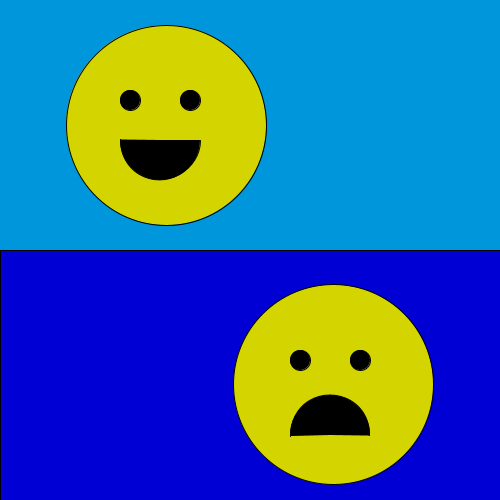
Frame 1 (no input)
Frame 60 (the mouse pressed at the canvas centre just before this capture): identical to frame 1, image omitted
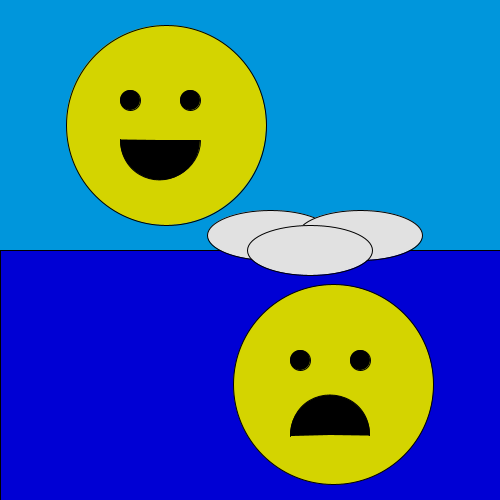
Frame 120 (the mouse held since frame 60 and released just before this capture)

The Processing sketch that drew these frames (run headless with seeded random() and noise(); from frame 60 on, the mouse is pressed at the canvas centre):

// Processing sketch: processing_76678
// ── processing_76678.pde

/*****************************************
 * Assignment 04
 * Name:         Angela Mastrianni  
 * E-mail:       amastriann@brynmawr.edu
 * Course:       CS 110 - Section 01
 * Submitted:    10/23
 * 
 * This file contains a sketch of a sky. The top half of the sky has a smiling sun,
 with clouds passing over it. The bottom half is stormy with storm clouds 
 passing over the frowning sun. There is an array of cloud objects. The maximum 
 number of clouds that can be on the sky is 10.
 ***********************************************/
//global variables
int i;
int NUM_Clouds= 0;
int d= 20;
//maximum number of objects that can be displayed
int MAX_NUM= 10;
//array of clouds
Cloud[] myCloud= new Cloud[MAX_NUM];

void setup() {
  size(500, 500);
}

void draw() {
  background(0, 150, 220);
  fill(0, 0, 212);
  rect(0, height/2, width, height);
  //smiling sun
  fill(212, 212, 0);
  ellipse(width/3, height/4, 200, 200);
  fill(0);
  ellipse(130, 100, d, d);
  ellipse(190, 100, d, d);
  arc(160, 140, 80, 80, 0.000, 3.155);
  //frowning sun
  fill(212, 212, 0);
  ellipse(width/1.5, height/1.3, 200, 200);
  fill(0);
  ellipse(360, 360, d, d);
  ellipse(300, 360, d, d);
  arc(330, 435, 80, 80, 3.115, 6.298);
  //loop through array displaying and animating clouds
  for (int i = 0; i < MAX_NUM; i++) {
    if (myCloud[i] != null) {
      myCloud[i].step();
      myCloud[i].display();
    }
  }
}  

void mousePressed() {
  myCloud[NUM_Clouds]= new Cloud(mouseX, mouseY);
  NUM_Clouds= (NUM_Clouds + 1) % MAX_NUM;
}

class Cloud {
  //variables
  int x;
  int y;
  int w;
  int h;
  // constructor
  Cloud (int xCoordinate, int yCoordinate) {
    x= xCoordinate;
    y= yCoordinate;
    w= 125;
    h=50;
  }
  //fucntion to display cloud
  void display() {
    if (y>250) {
      fill(100);
    }
    else {
      fill(225);
    }
    ellipse(x-40, y-15, w, h);
    ellipse(x+50, y-15, w, h);
    ellipse(x, y, w, h);
  }
  //function to move clouds across screen  
  void step() {
    if (x >= 0) {
      x= x+1;
    }
  }
}
